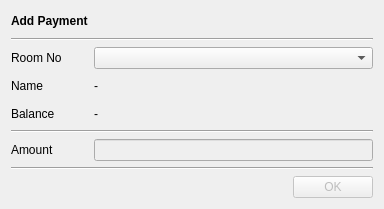
<?xml version="1.0" encoding="UTF-8"?>
<ui version="4.0">
 <class>paymentForm</class>
 <widget class="QDialog" name="paymentForm">
  <property name="geometry">
   <rect>
    <x>0</x>
    <y>0</y>
    <width>384</width>
    <height>209</height>
   </rect>
  </property>
  <property name="windowTitle">
   <string>Dialog</string>
  </property>
  <layout class="QGridLayout" name="gridLayout">
   <item row="0" column="0">
    <widget class="QLabel" name="label">
     <property name="text">
      <string>&lt;b&gt;Add Payment&lt;/b&gt;</string>
     </property>
    </widget>
   </item>
   <item row="1" column="0" colspan="2">
    <widget class="Line" name="line">
     <property name="orientation">
      <enum>Qt::Horizontal</enum>
     </property>
    </widget>
   </item>
   <item row="2" column="0">
    <widget class="QLabel" name="label_2">
     <property name="text">
      <string>Room No</string>
     </property>
    </widget>
   </item>
   <item row="2" column="1">
    <widget class="QComboBox" name="roomNo"/>
   </item>
   <item row="3" column="0">
    <widget class="QLabel" name="label_3">
     <property name="text">
      <string>Name</string>
     </property>
    </widget>
   </item>
   <item row="3" column="1">
    <widget class="QLabel" name="name">
     <property name="text">
      <string>-</string>
     </property>
    </widget>
   </item>
   <item row="4" column="0">
    <widget class="QLabel" name="label_5">
     <property name="text">
      <string>Balance</string>
     </property>
    </widget>
   </item>
   <item row="4" column="1">
    <widget class="QLabel" name="balance">
     <property name="text">
      <string>-</string>
     </property>
    </widget>
   </item>
   <item row="5" column="0" colspan="2">
    <widget class="Line" name="line_2">
     <property name="orientation">
      <enum>Qt::Horizontal</enum>
     </property>
    </widget>
   </item>
   <item row="6" column="0">
    <widget class="QLabel" name="label_4">
     <property name="text">
      <string>Amount</string>
     </property>
    </widget>
   </item>
   <item row="6" column="1">
    <widget class="QLineEdit" name="amount">
     <property name="enabled">
      <bool>false</bool>
     </property>
    </widget>
   </item>
   <item row="7" column="0" colspan="2">
    <widget class="Line" name="line_3">
     <property name="orientation">
      <enum>Qt::Horizontal</enum>
     </property>
    </widget>
   </item>
   <item row="8" column="0" colspan="2">
    <layout class="QHBoxLayout" name="horizontalLayout">
     <item>
      <spacer name="horizontalSpacer">
       <property name="orientation">
        <enum>Qt::Horizontal</enum>
       </property>
       <property name="sizeHint" stdset="0">
        <size>
         <width>40</width>
         <height>20</height>
        </size>
       </property>
      </spacer>
     </item>
     <item>
      <widget class="QPushButton" name="ok">
       <property name="enabled">
        <bool>false</bool>
       </property>
       <property name="text">
        <string>OK</string>
       </property>
      </widget>
     </item>
    </layout>
   </item>
  </layout>
 </widget>
 <resources/>
 <connections/>
</ui>
